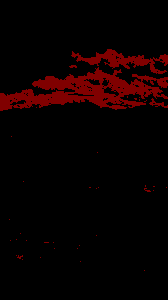
#> input picture inputformerging/extracted0.png, 168 x 300 px, found by its file name
$ python merge.py
#> lines starting #> are read from the running program, lines starting #| are printed output that depends on the picture
import numpy as np
from PIL import Image


class merge:
      def image_to_matrix(self, file_path):
#> called with file_path = 'extracted0.png'
          return np.array(Image.open(file_path))
#> returned value is the input picture: shape (300, 168, 3); mean R, G, B 11.1, 0, 0

      def matrix_to_image(self, array):
          return Image.fromarray(array)

      def mer(self,image0,image1,image2):
          array0=self.image_to_matrix(image0)
          array1=self.image_to_matrix(image1)
#> call 2 of image_to_matrix, with file_path = 'extracted.png'
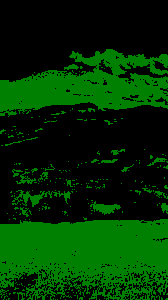
#> input picture inputformerging/extracted.png, 168 x 300 px, found by its file name
#> in image_to_matrix, returned value is the input picture: shape (300, 168, 3); mean R, G, B 0, 48.3, 0
          array2=self.image_to_matrix(image2)
#> call 3 of image_to_matrix, with file_path = 'extracted1.png'
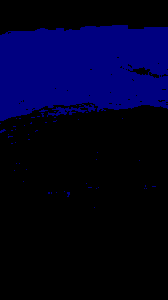
#> input picture inputformerging/extracted1.png, 168 x 300 px, found by its file name
#> in image_to_matrix, returned value is the input picture: shape (300, 168, 3); mean R, G, B 0, 0, 34.6
          hei,wid,_ = array0.shape
#> hei = 300; wid = 168
          array=array0
          array[...,1]=array1[...,1]
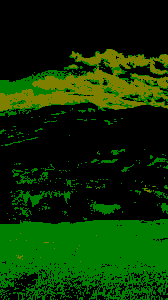
#> array: shape (300, 168, 3); mean R, G, B 11.1, 48.3, 0
          array[...,2]=array2[...,2]
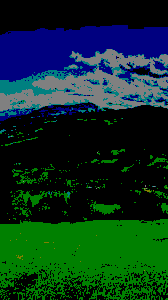
#> array: shape (300, 168, 3); mean R, G, B 11.1, 48.3, 34.6
          found = self.matrix_to_image(array)
          return found

image0="extracted0.png"
image1="extracted.png"
image2="extracted1.png"
sav="find.png"

S=merge()
S.mer(image0,image1,image2).save(sav)
